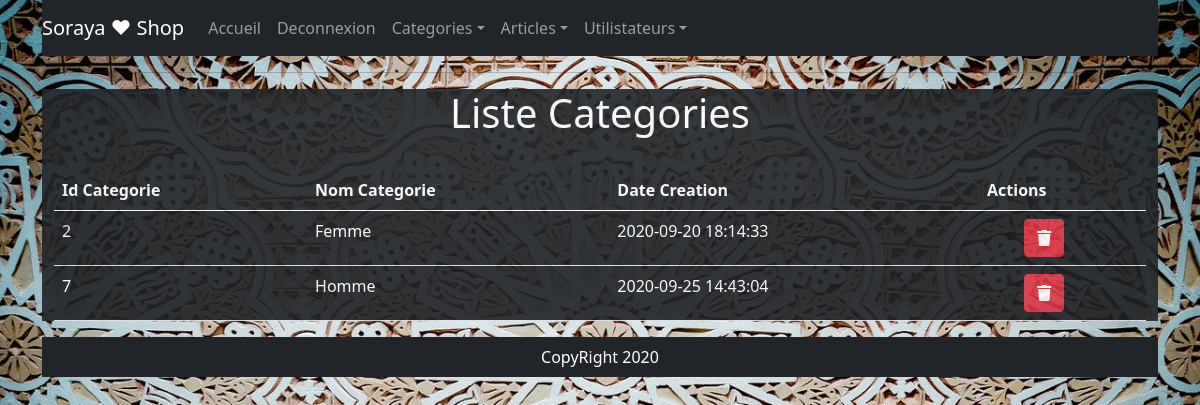
The page /index.php?action=list_categorie (signed in) on the database its author committed.
### tables this page shows
CREATE TABLE `categorie` (
  `id_categorie` int(11) NOT NULL,
  `nom_categorie` varchar(20) NOT NULL,
  `date_created_cat` timestamp NOT NULL DEFAULT current_timestamp()
);

### controllers/admin/AdminCategorieController.php (called while the page is built, shortened)
<?php
require_once('./models/admin/AdminCategorieModel.php');
class AdminCategorieController{
    private $driver;
    public function __construct(){
            $this->driver = new AdminCategorieModel();
    }
    public function listCategories(){
        $datas = $this->driver->getCategories();
        require_once('./views/admin/categorieItems.php');
    }
}

### index.php (called while the page is built, shortened)
<?php
$router= new Router();
$router->getPath();

### models/admin/AdminCategorieModel.php (called while the page is built, shortened)
<?php
require_once('./models/Categorie.php');
require_once('./models/Driver.php');
class AdminCategorieModel extends Driver{
    public function getCategories(){
        $sql = "SELECT * FROM categorie";
        $res = $this->getRequest($sql);
        $rows = $res->fetchAll(PDO::FETCH_OBJ);
        $donnees = [];
        foreach($rows as $row){
            $cat = new Categorie();
            $cat->setId_categorie($row->id_categorie);
            $cat->setNom_categorie($row->nom_categorie);
            $cat->setDate_created_cat($row->date_created_cat);
            array_push($donnees,$cat);
        }
        return $donnees;
    }
}

### models/Driver.php (called while the page is built)
<?php
abstract class Driver{
    private static $bd;
    protected function getRequest($sql, $params = null){
        $resultat = self::getBd()->prepare($sql);
        $resultat->execute($params);
        return $resultat;
    }
    private static function getBd(){
        if(self::$bd === null){
            self::$bd = new PDO('mysql:host=localhost;dbname=Soraya_Shop','root','');
           self::$bd->setAttribute(PDO::ATTR_ERRMODE,PDO::ERRMODE_EXCEPTION);
        }
        return self::$bd;
    }
}

### models/Categorie.php (called while the page is built)
<?php
class Categorie{
    private $id_categorie;
    private $nom_categorie;
    private $date_created_cat;
    public function getId_categorie()
    {
        return $this->id_categorie;
    }
    public function setId_categorie($id_categorie)
    {
        $this->id_categorie = $id_categorie;
        return $this;
    }
    public function getNom_categorie()
    {
        return $this->nom_categorie;
    }
    public function setNom_categorie($nom_categorie)
    {
        $this->nom_categorie = $nom_categorie;
        return $this;
    }
    public function getDate_created_cat()
    {
        return $this->date_created_cat;
    }
    public function setDate_created_cat($date_created_cat)
    {
        $this->date_created_cat = $date_created_cat;
        return $this;
    }
}

### views/admin/categorieItems.php (the view, shortened to what this page needs)
<hr>
<div class="container  bg-dark" style="opacity:0.9;">
<h1 class="text-center bg-dark text-white"> Liste Categories</h1>
<hr>
<table class="table table-hover text-white"  >
  <thead >
    <tr>
      <th scope="col">Id Categorie</th>
      <th scope="col">Nom Categorie</th>
      <th scope="col">Date Creation</th>
      <th colspan="3">Actions</th>
    </tr>
  </thead>
  <tbody>
    <?php foreach ($datas as $cat) { ?>
      <tr class="table-active text-white">
        <td><?= $cat->getId_categorie(); ?></td>
        <td><?= $cat->getNom_categorie(); ?></td>
        <td><?= $cat->getDate_created_cat(); ?></td>
        <td>
        <td>
                <a class="btn btn-danger" href="index.php?action=delete_categorie&id=<?=$cat->getId_categorie(); ?>"
                 onclick="return confirm('Etes sûr...')">
                <i class=" fa fa-trash"></i></a>
            </td>
        </td>
      </tr>
    <?php } ?>
  </tbody>
</table>
</div>
<?php
require_once('./views/template.php');
?>

### assets/css/style.css (style rules this page uses)
body { background-color: rgb(57, 59, 59); }

### views/template.php (style rules this page uses)
body { background-image: url("./assets/images/oriental.jpg"); background-size:cover; }

### rows shown on the page
categorie: id_categorie "2", nom_categorie "Femme", date_created_cat "2020-09-20 18:14:33"
categorie: id_categorie "7", nom_categorie "Homme", date_created_cat "2020-09-25 14:43:04"
